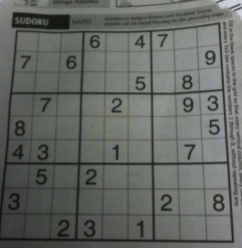
#> input picture ImageProcessing/sudoku.png, 242 x 248 px, found by its file name
$ python Gradient_Edge_Detection.py   (older library calls are emulated)
#> lines starting #> are read from the running program, lines starting #| are printed output that depends on the picture
import cv2
import numpy as np
from matplotlib import pyplot as plt

img = cv2.imread("Sudoku.png", cv2.IMREAD_GRAYSCALE)
#> img: shape (248, 242); min 20, max 212, mean 102.3
lap = cv2.Laplacian(img, cv2.CV_64F, ksize=3)
lap = np.uint8(np.absolute(lap))
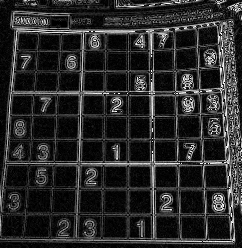
#> lap: shape (248, 242); min 0, max 254, mean 41.1
sobelX = cv2.Sobel(img, cv2.CV_64F, 1, 0)
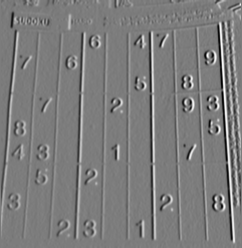
#> sobelX: shape (248, 242) float64; min -378, max 398, mean 1.9; drawn with min black and max white
sobelY = cv2.Sobel(img, cv2.CV_64F, 0, 1)
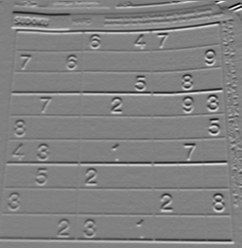
#> sobelY: shape (248, 242) float64; min -448, max 433, mean -1.1; drawn with min black and max white
edges = cv2.Canny(img, 100, 200)
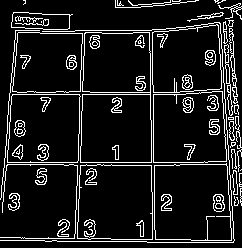
#> edges: shape (248, 242); 11% white in thin lines or dots

sobelX = np.uint8(np.absolute(sobelX))
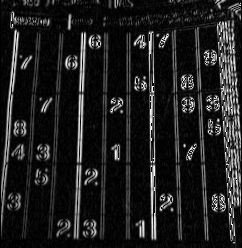
#> sobelX: shape (248, 242); min 0, max 255, mean 30.9
sobelY = np.uint8(np.absolute(sobelY))
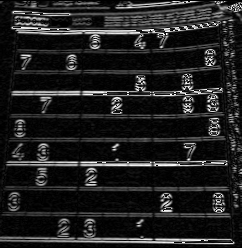
#> sobelY: shape (248, 242); min 0, max 255, mean 32.5

sobelCombined = cv2.bitwise_or(sobelX, sobelY)
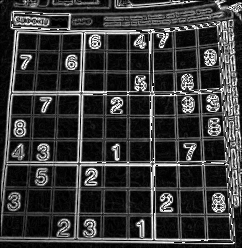
#> sobelCombined: shape (248, 242); min 0, max 255, mean 56.7

titles = ['image', 'Laplacian', 'sobelX', 'sobelY', 'sobelCombined', 'Canny']
images = [img, lap, sobelX, sobelY, sobelCombined, edges]
for i in range(6):
    plt.subplot(2, 3, i+1), plt.imshow(images[i], 'gray')
    plt.title(titles[i])
    plt.xticks([]), plt.yticks([])

plt.show()
